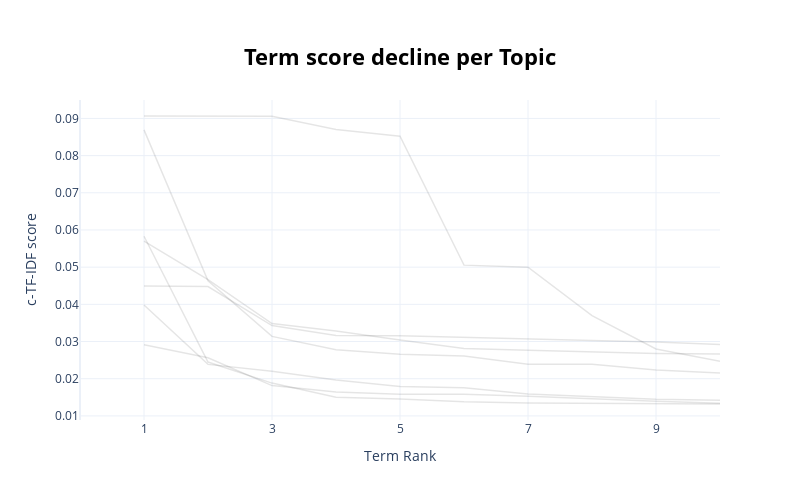

Notebook code for this chart:
### Code cell
topic_model.visualize_term_rank()

### Figure 1 — Plotly figure (JSON) as saved in the notebook; plotly's stock layout.template omitted (floating-point values rounded to 4 significant figures)
{"data": [{"hovertext": "<b>Topic -1</b>:bread_california_fire_year_food_wo", "line": {"color": "black", "width": 1.5}, "mode": "lines+lines", "name": "", "opacity": 0.1, "x": [1, 2, 3, 4, 5, 6, 7, 8, 9, 10], "y": [0.02915, 0.02565, 0.01815, 0.0164, 0.01584, 0.01582, 0.01529, 0.01458, 0.01394, 0.01344], "type": "scatter"}, {"hovertext": "<b>Topic 0</b>:facebook_zuckerberg_company_libra_g", "line": {"color": "black", "width": 1.5}, "mode": "lines+lines", "name": "", "opacity": 0.1, "x": [1, 2, 3, 4, 5, 6, 7, 8, 9, 10], "y": [0.03984, 0.02385, 0.02201, 0.01968, 0.0179, 0.01755, 0.01586, 0.01515, 0.01445, 0.01419], "type": "scatter"}, {"hovertext": "<b>Topic 1</b>:trump_president_miller_claim_whistl", "line": {"color": "black", "width": 1.5}, "mode": "lines+lines", "name": "", "opacity": 0.1, "x": [1, 2, 3, 4, 5, 6, 7, 8, 9, 10], "y": [0.05831, 0.02449, 0.01882, 0.01501, 0.01455, 0.01383, 0.0135, 0.0134, 0.0134, 0.0132], "type": "scatter"}, {"hovertext": "<b>Topic 2</b>:brexit_eu_uk_vote_parliament_primem", "line": {"color": "black", "width": 1.5}, "mode": "lines+lines", "name": "", "opacity": 0.1, "x": [1, 2, 3, 4, 5, 6, 7, 8, 9, 10], "y": [0.057, 0.04668, 0.03484, 0.03282, 0.03039, 0.0281, 0.02764, 0.02713, 0.02678, 0.02666], "type": "scatter"}, {"hovertext": "<b>Topic 3</b>:tesla_car_uber_company_ford_product", "line": {"color": "black", "width": 1.5}, "mode": "lines+lines", "name": "", "opacity": 0.1, "x": [1, 2, 3, 4, 5, 6, 7, 8, 9, 10], "y": [0.08691, 0.04634, 0.03137, 0.02782, 0.02656, 0.0261, 0.02391, 0.0239, 0.02237, 0.02153], "type": "scatter"}, {"hovertext": "<b>Topic 4</b>:hidecaption_photohong_kongunrest_pr", "line": {"color": "black", "width": 1.5}, "mode": "lines+lines", "name": "", "opacity": 0.1, "x": [1, 2, 3, 4, 5, 6, 7, 8, 9, 10], "y": [0.09065, 0.09056, 0.09056, 0.08703, 0.08519, 0.05055, 0.04998, 0.03695, 0.02801, 0.0247], "type": "scatter"}, {"hovertext": "<b>Topic 5</b>:use_email_scam_edgar_user_bitcoin_p", "line": {"color": "black", "width": 1.5}, "mode": "lines+lines", "name": "", "opacity": 0.1, "x": [1, 2, 3, 4, 5, 6, 7, 8, 9, 10], "y": [0.04491, 0.04478, 0.03431, 0.03164, 0.03158, 0.03108, 0.0307, 0.03027, 0.02986, 0.02921], "type": "scatter"}], "layout": {"xaxis": {"range": [0, 10], "tick0": 1, "dtick": 2, "title": {"text": "Term Rank"}}, "title": {"font": {"size": 22, "color": "Black"}, "text": "<b>Term score decline per Topic</b>", "y": 0.9, "x": 0.5, "xanchor": "center", "yanchor": "top"}, "hoverlabel": {"font": {"size": 16, "family": "Rockwell"}, "bgcolor": "white"}, "showlegend": false, "width": 800, "height": 500, "yaxis": {"title": {"text": "c-TF-IDF score"}}}}
